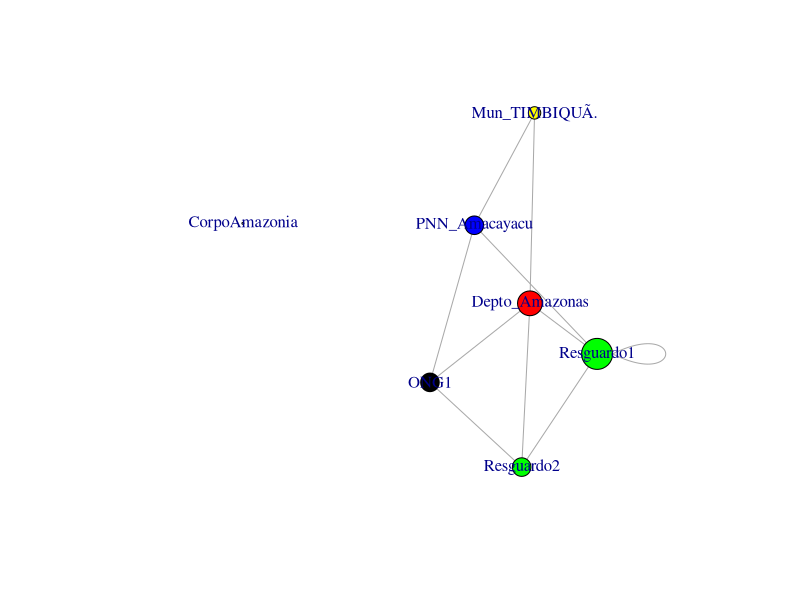

Reproduce this figure in R.

######################################################
### Network data simulation
### Similacion de calculo de indice de complejidad
######################################################


library(igraph) # loads the igraph package
instituciones<-c("Depto_Amazonas", "PNN_Amacayacu","Resguardo1","Resguardo2", "Mun_TIMBIQUÍ","CorpoAmazonia", "ONG1")
Encoding(instituciones) <- "latin1" # acepta tildes
# genera datos simulados de interacciones entre 5 instituciones
dat<-as.data.frame(replicate(length(instituciones), rbinom(length(instituciones),size=1,prob=.19))) 
colnames(dat)<-instituciones
rownames(dat)<-instituciones
#### ver la matriz sumulada
m=as.matrix(dat) # coerces the data set as a matrix
g=graph.adjacency(m,mode="undirected",weighted=NULL) # this will create an 'igraph object'
V(g)$size=degree(g)*3.5 # cambia el tamaño del nodo según el grado y lo multiplica por 1.2 o lo que se quiera
#plot(g)
#Atributos a los nodos
#V(g)$name # Muestra los nombres de las columnas
#nombres del tipo de atributo , Colores
a<-as.data.frame(c("A","B","C","C","D","E","F"))
colnames(a)<-"Ambito"
a$row.names<-instituciones
V(g)$Ambito=as.character(a$Ambito[match(V(g)$name,a$row.names)]) # This code says to create a vertex attribute called "Sector" by extracting the value of the column "Sector" in the attributes file when the row.name matches the vertex name.
#V(g)$Ambito # This will print the new vertex attribute, "Ambito"
#Colocar color a los atributos
V(g)$color=V(g)$Ambito #assign the "Ambito" attribute as the vertex color
V(g)$color=gsub("A","red",V(g)$color)#Depto
V(g)$color=gsub("B","blue",V(g)$color)#PNN
V(g)$color=gsub("C","green",V(g)$color)#Resguardo
V(g)$color=gsub("D","yellow",V(g)$color)#Municip
V(g)$color=gsub("E","gray",V(g)$color)#Corporacion
V(g)$color=gsub("F","black",V(g)$color)#ONG
#### ver la red
plot(g)

# Atributos
f1<-degree(g)#calcula el grado de cada nodo
f2<-betweenness(g)
f3<-closeness(g)
mat<-cbind(f1,f2,f3)
colnames(mat)<-c("degree", "betweenness", "closeness")
mat<-as.data.frame(mat)
# write.csv(mat,"mat.csv")
# path.length.hist(g) 


library(vegan) # to calculate Shanon
Shanon<-diversity(mat[1], index = "shannon", MARGIN = 2, base = 2) # Shanon al degree
E<- sum(mat[1])/nrow(mat[1])
S<- nrow(mat[1])-sum(mat[1])
Complex<-E*S
#### ver indice de complejidad
Complex
Shanon


